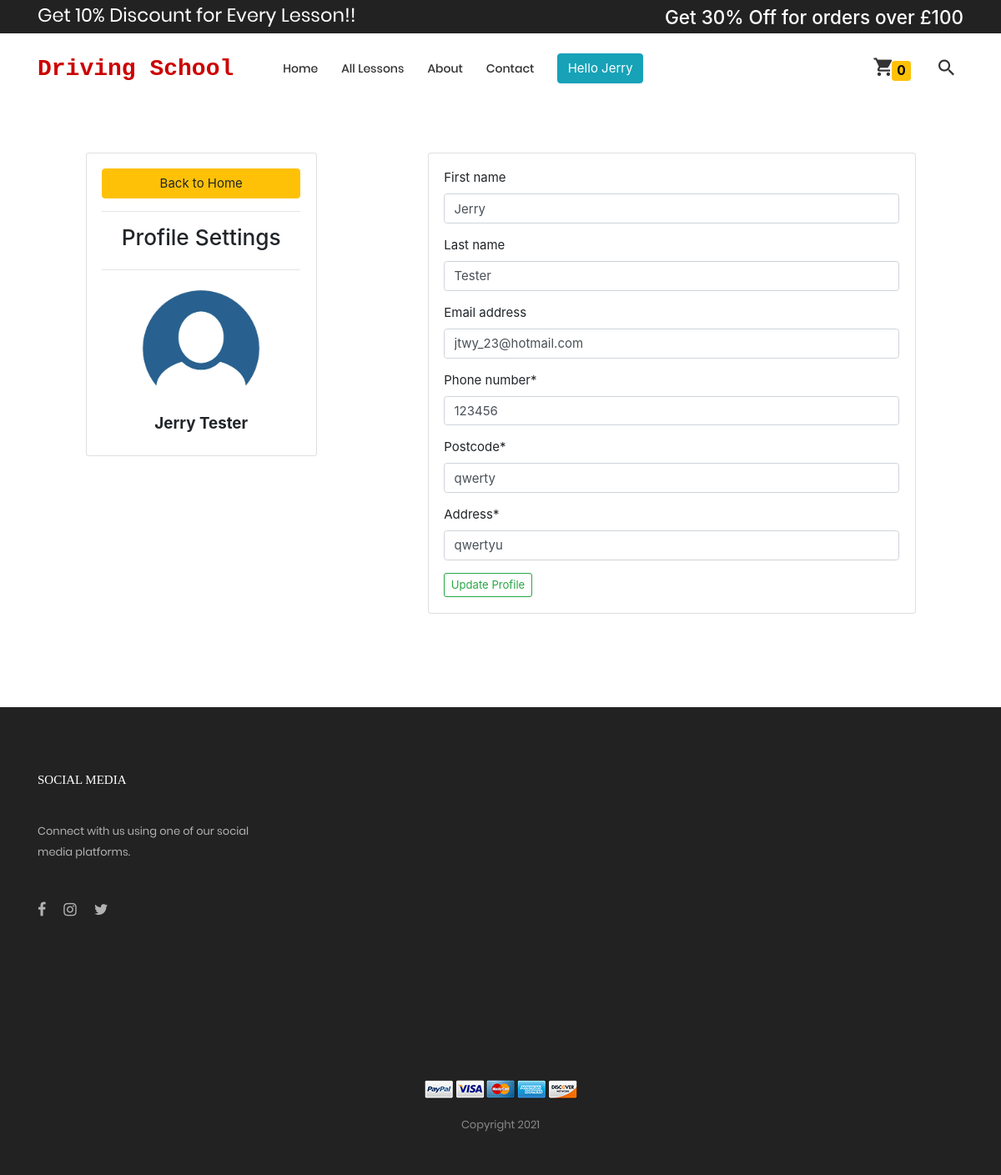
Page /edit_profile (signed in) on the earlier database version.
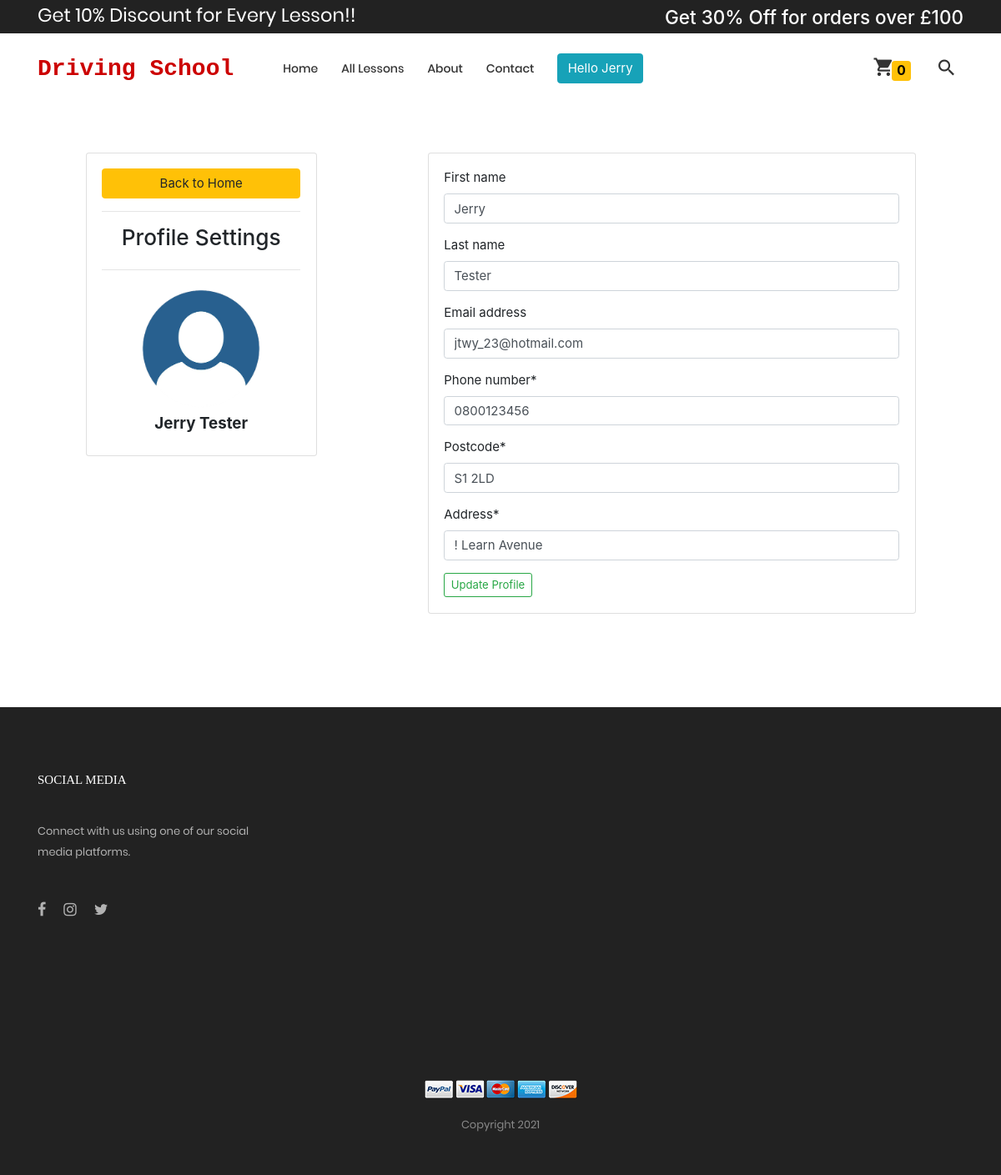
Same page on the later database version.
### home/models.py (models this page shows)
class customer_more_information(models.Model):
    class Meta:
        verbose_name_plural = 'More Customer Information'
    Customer = models.ForeignKey(User, on_delete=models.CASCADE)
    Phone_number = models.CharField(max_length=200)
    Postcode = models.CharField(max_length=200, default='')
    Address = models.CharField(max_length=200)

### home/views.py (the view, shortened to what this page needs)
# urls.py: path('edit_profile', views.edit_profile, name='edit_profile'),  # User profile edit
def edit_profile(request):
    if request.user.is_authenticated:
        user = request.user
        form2 = change_user_profile(instance=user)
        filter_customer_details = customer_more_information.objects.filter(
            Customer=user)
        if filter_customer_details:
            get_customer_details = customer_more_information.objects.get(
                Customer=user)
            form1 = change_profile(instance=get_customer_details)
            context3 = {'form1': form1, 'form2': form2}
            return render(request, 'edit_profile.html', context3)
    else:
        return redirect('index')

### home/forms.py
class change_profile(ModelForm):
    class Meta:
        model = customer_more_information
        fields = ['Phone_number', 'Postcode', 'Address']

class change_user_profile(ModelForm):
    class Meta:
        model = User
        fields = ['first_name', 'last_name', 'email']

### templates/edit_profile.html (shortened to what this page needs)
{%  extends 'base.html' %}
{% load crispy_forms_tags %}
{%block body%}
<br>
<br>
<br>
<div class="row">
    <div class="col-md-1"></div>
	<div class="col-md-3">
		<div class="card card-body">
			<a class="btn btn-warning" href="{% url 'index' %}">Back to Home</a>
			<hr>
			<h3 style="text-align: center">Profile Settings</h3>
			<hr>
            <img src="static/webapp1/images/icons/user.png" class="rounded profile-pic" alt="user">
			<h5 class="container text-center"><b>{{request.user.first_name}} {{request.user.last_name}} </b></h5>
		</div>
	</div>
    <div class="col-md-1"></div>
	<div class="col-md-6">
		<div class="card card-body">
            <form action="" method="POST">{% csrf_token %}
                {{form2|crispy}}
				{% if form1 %}
                	{{form1|crispy}}
				{% endif %}
                <button type="submit" class="btn btn-outline-success btn-sm">Update Profile</button>
            </form>
		</div>
	</div>
</div>
<br>
<br>
{% endblock %}

Differences in the rows shown:
changed customer_more_information: Phone_number "123456" → "0800123456"; Postcode "qwerty" → "S1 2LD"; Address "qwertyu" → "! Learn Avenue"
